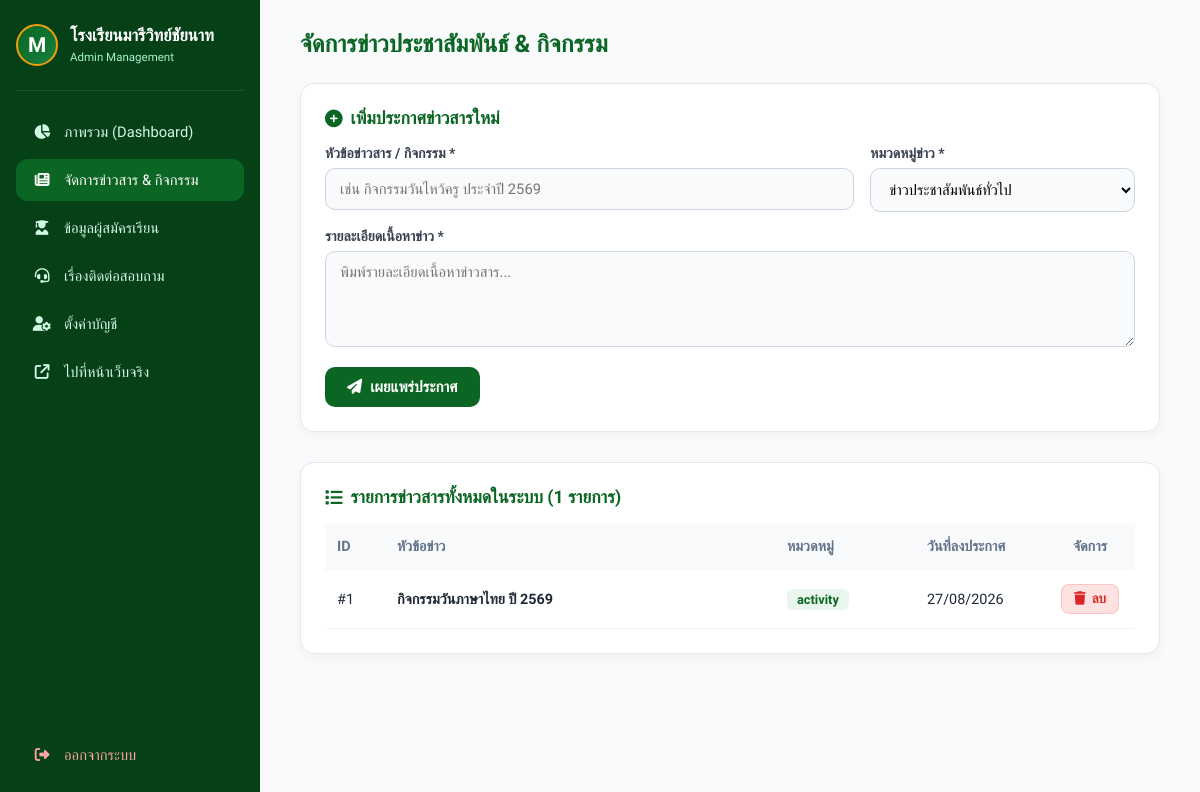
The app's page /admin/news_manage.php (signed in) with its own data.
### tables this page shows
CREATE TABLE `news` (
  `id` int(11) NOT NULL,
  `title` varchar(255) NOT NULL,
  `category` enum('general','academic','activity','pride') DEFAULT 'general',
  `detail` text NOT NULL,
  `image_path` varchar(255) DEFAULT NULL,
  `views` int(11) DEFAULT 0,
  `created_at` timestamp NOT NULL DEFAULT current_timestamp()
);

### admin/news_manage.php (the view, shortened to what this page needs)
<?php
require_once 'config.php';
$news_list = $conn->query("SELECT * FROM news ORDER BY id DESC")->fetchAll();
?>
<!DOCTYPE html>
<html lang="th">
<head>
    <link rel="stylesheet" href="../assets/css/admin-style.css">
    <link rel="stylesheet" href="https://cdnjs.cloudflare.com/ajax/libs/font-awesome/6.4.0/css/all.min.css">
</head>
<body>
<?php include 'sidebar.php'; ?>
    <main>
        <h2>จัดการข่าวประชาสัมพันธ์ & กิจกรรม</h2>
        <div class="card">
            <h3><i class="fa-solid fa-plus-circle"></i> เพิ่มประกาศข่าวสารใหม่</h3>
            <form method="POST">
                <div class="form-row">
                    <div class="form-group" style="margin-bottom: 0;">
                        <label>หัวข้อข่าวสาร / กิจกรรม *</label>
                        <input type="text" name="title" placeholder="เช่น กิจกรรมวันไหว้ครู ประจำปี 2569" required>
                    </div>
                    <div class="form-group" style="margin-bottom: 0;">
                        <label>หมวดหมู่ข่าว *</label>
                        <select name="category">
                            <option value="general">ข่าวประชาสัมพันธ์ทั่วไป</option>
                        </select>
                    </div>
                </div>
                <div class="form-group" style="margin-top: 16px;">
                    <label>รายละเอียดเนื้อหาข่าว *</label>
                    <textarea name="detail" rows="4" placeholder="พิมพ์รายละเอียดเนื้อหาข่าวสาร..." required></textarea>
                </div>
                <button type="submit" class="btn-submit"><i class="fa-solid fa-paper-plane"></i> เผยแพร่ประกาศ</button>
            </form>
        </div>
        <div class="card">
            <h3><i class="fa-solid fa-list"></i> รายการข่าวสารทั้งหมดในระบบ (<?php echo count($news_list); ?> รายการ)</h3>
            <table>
                <thead>
                    <tr>
                        <th style="width: 60px;">ID</th>
                        <th>หัวข้อข่าว</th>
                        <th style="width: 140px;">หมวดหมู่</th>
                        <th style="width: 130px;">วันที่ลงประกาศ</th>
                        <th style="width: 90px; text-align: center;">จัดการ</th>
                    </tr>
                </thead>
                <tbody>
                    <?php if (count($news_list) > 0): ?>
                        <?php foreach ($news_list as $news): ?>
                            <tr>
                                <td>#<?php echo $news['id']; ?></td>
                                <td><strong><?php echo htmlspecialchars($news['title']); ?></strong></td>
                                <td><span style="background: var(--light-green); color: var(--primary-green); padding: 3px 10px; border-radius: 6px; font-size: 0.8rem; font-weight: 600;"><?php echo htmlspecialchars($news['category']); ?></span></td>
                                <td><?php echo date('d/m/Y', strtotime($news['created_at'])); ?></td>
                                <td style="text-align: center;">
                                    <a href="news_manage.php?delete=<?php echo $news['id']; ?>" class="btn-del" onclick="return confirm('ยืนยันว่าต้องการลบข่าวนี้ใช่หรือไม่?')"><i class="fa-solid fa-trash"></i> ลบ</a>
                                </td>
                            </tr>
                        <?php endforeach; ?>
                    <?php else: ?>
                        <tr><td colspan="5" style="text-align: center; color: var(--text-sub);">ยังไม่มีข้อมูลข่าวสารในระบบ</td></tr>
                    <?php endif; ?>
                </tbody>
            </table>
        </div>
    </main>
</body>
</html>

### assets/css/admin-style.css (style rules this page uses)
:root { --primary-green: #0B6623; --primary-dark: #064016; --light-green: #eaf6ed; --accent-gold: #f59e0b; --text-main: #1f2937; --text-sub: #64748b; --bg-page: #f8fafc; --white: #ffffff; --shadow-sm: 0 4px 12px rgba(0,0,0,0.04); --shadow-md: 0 8px 24px rgba(0,0,0,0.06); --radius-md: 14px; --radius-lg: 20px; --transition: all 0.2s ease; }
* { margin: 0; padding: 0; box-sizing: border-box; font-family: 'Prompt', sans-serif; }
body { background-color: var(--bg-page); color: var(--text-main); display: flex; min-height: 100vh; }
main { flex: 1; padding: 30px 40px; overflow-y: auto; }
h2 { font-size: 1.5rem; color: var(--primary-green); font-weight: 700; margin-bottom: 25px; }
.card { background: var(--white); border-radius: var(--radius-md); padding: 24px; box-shadow: var(--shadow-sm); border: 1px solid #e5e7eb; margin-bottom: 30px; }
.card h3 { font-size: 1.1rem; color: var(--primary-green); margin-bottom: 16px; display: flex; align-items: center; gap: 8px; }
.form-row { display: grid; grid-template-columns: 2fr 1fr; gap: 16px; margin-bottom: 16px; }
.form-group { margin-bottom: 16px; }
.form-group label, label { display: block; font-size: 0.88rem; font-weight: 600; margin-bottom: 6px; color: #374151; }
input[type="text"], input[type="password"], select, textarea { width: 100%; padding: 11px 14px; border: 1.5px solid #cbd5e1; border-radius: 10px; font-family: inherit; font-size: 0.92rem; outline: none; background: #f8fafc; transition: var(--transition); }
.btn-submit { background: var(--primary-green); color: #fff; border: none; padding: 11px 22px; border-radius: 10px; font-weight: 600; cursor: pointer; display: inline-flex; align-items: center; gap: 8px; font-family: inherit; font-size: 0.95rem; transition: var(--transition); }
table { width: 100%; border-collapse: collapse; text-align: left; }
th, td { padding: 14px 12px; border-bottom: 1px solid #f1f5f9; font-size: 0.9rem; vertical-align: middle; }
th { background: #f8fafc; color: var(--text-sub); font-weight: 600; }
.btn-del { display: inline-flex; align-items: center; justify-content: center; gap: 6px; background-color: #fee2e2; color: #dc2626; padding: 6px 12px; border-radius: 8px; text-decoration: none; font-size: 0.84rem; font-weight: 600; transition: var(--transition); border: 1px solid rgba(220, 38, 38, 0.15); white-space: nowrap; }

### records on screen
news: id "1", title "กิจกรรมวันภาษาไทย ปี 2569", category "activity", created_at "27/08/2026"

### other values on screen
count($news_list) "1"
